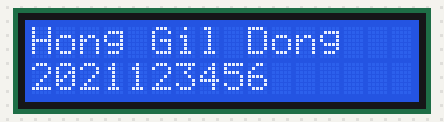
Recording of a sketch running on a simulated Arduino Uno, built with avr-gcc and run on an emulated ATmega328P. Shown: 16×2 character LCD.

Above: at 0.1 s.
At 1.1 s:
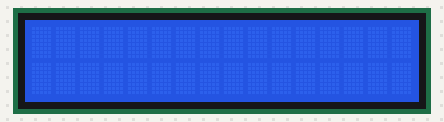

The sketch:

03_02_LCD.ino
```cpp
#include <Wire.h>
#include <LiquidCrystal_I2C.h>

LiquidCrystal_I2C lcd(0x27, 16, 2);

void setup() {
  // put your setup code here, to run once:
}

void loop() {
  // put your main code here, to run repeatedly:
  lcd.init();
  lcd.backlight();
  lcd.setCursor(0,0);
  lcd.print("Hong Gil Dong");
  lcd.setCursor(0,1);
  lcd.print("2021123456");
  delay(1000);
  lcd.noDisplay();
  delay(1000);
}
```

Measured:
- what the display in image 0 shows lasts 1.0 s, from 0.1 s to 1.1 s
- what the display in image 1 shows lasts 1.1 s, from 1.1 s to 2.2 s
